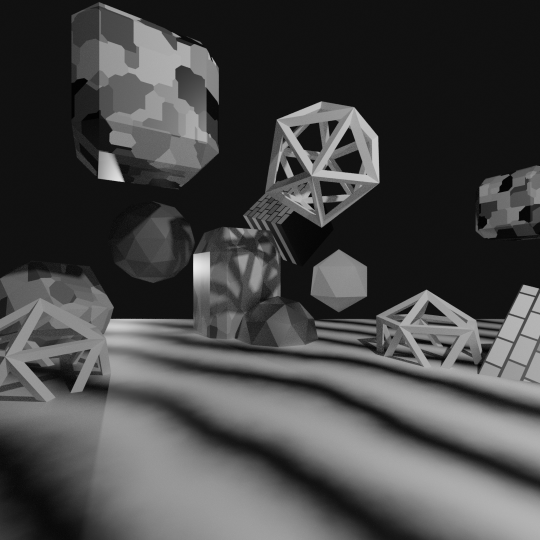
#> input picture Nkoteb_P4/b_pano_20mm.png, 1080 x 1080 px (shown at 1/2 size)
$ jupyter execute --allow-errors P4_panorama_stereo.ipynb   (older library calls are emulated)
#> lines starting #> are read from the running program, lines starting #| are printed output that depends on the picture
# P4 Panoramas and Stereo

# P4.1 Spherical Reprojection

As we discussed in class, to make a panorama we need to reproject the images onto a sphere, something you will be implementing in this question. I have given you some starter code that you should use to reproject the image onto a sphere: the function `reproject_image_to_sphere`. I have annotated what you need to include to complete this function:

**TASK** Complete the `reproject_image_to_sphere` function I have provided below. I recommend that you revisit the lecture slides on panoramas to get the definitions of the unit sphere coordinates.

I have provided you with a simple scene for Blender: `simple_pano_env.blend`. The camera is located at `x=0` and `y=0` and oriented such that it is level with the ground plane and rotated 0-degrees about the z-axis. The only camera in the scene has a Focal Length of 40 mm (expressed with respect to the *36 mm* film size standard used in photography). To test that your image reprojection method is working correctly.

**TASK** Generate 4 images by changing the Focal Length of the camera in Blender and name them as follows:

1. `b_pano_20mm.png` Rendered after setting the camera Focal Length to `20 mm`.
2. `b_pano_30mm.png` Rendered after setting the camera Focal Length to `30 mm`.
3. `b_pano_40mm.png` Rendered after setting the camera Focal Length to `40 mm`.
4. `b_pano_50mm.png` Rendered after setting the camera Focal Length to `50 mm`.

**Plots** Run the `Evaluation and Plotting` code I have included below. This will generate three figures (all of which you should include in your writeup). (1) shows the four images after the spherical reprojection. (2) shows the images added together, showing that in the center where all images have visibility of the scene, the images properly overlap. (3) The "differences" between consecutive Focal Lengths; if your code is implemented well, the center region (where the two overlap) should be nearly zero ("white" in the color scheme) and large outside of that image (where they do not overlap).

If the second plot, in which all images have been added together, looks "reasonable" (that the images are properly overlapped with one another) and you are convinced that your reprojection function is working properly, you can move on to the next section, in which you are asked to build your own panoramas after reprojecting onto a sphere.

[cell 1]
import numpy as np
import matplotlib.pyplot as plt
from PIL import Image
import scipy.interpolate

# Helper Functions
def load_image_gray(filepath):
    """Loads an image into a numpy array.
    Note: image will have 3 color channels [r, g, b]."""
#> called with filepath = 'b_pano_20mm.png'
    img = Image.open(filepath)
#> img is the input picture: PIL image 1080x1080 RGBA; mean R, G, B, A 70.4, 70.4, 70.4, 255
    img = np.asarray(img).astype(np.float)/255
#> img: shape (1080, 1080, 4) float64
    if len(img.shape) > 2:
        return img[:, :, 0]
    else:
        return img

def get_image_with_f(filepath, blender_focal_length_mm):
    image = load_image_gray(filepath)
    f = max(image.shape) * blender_focal_length_mm / 36.00
#> f = 600
    return image, f

# Starter code for P4.1 (replace the None's in the loop)
def reproject_image_to_sphere(image, focal_length_px, fov_deg=None, angular_resolution=0.01):
    # Notice that because matrices are stored "rows, columns",
    # we need to flip the "shape" coordinates so that the transformation
    # matrix does what we expect. The other convention is also acceptable,
    # as long as one is consistent. In this function, the transformation
    # matrix is assumed to be in [x, y, w] coordinates, even though the image
    # is stored in row, column (y, x) coordinates.
    x = np.arange(image.shape[1]).astype(np.float)
    y = np.arange(image.shape[0]).astype(np.float)

    # Compute the thetas and phis of the output plane
    if fov_deg is None:
        fov = np.arctan(max(image.shape)/focal_length_px/2) + angular_resolution
    else:
        fov = fov_deg * np.pi / 180

    print(f"2 * Field of View: {2*fov}")
    thetas = np.arange(-fov, fov, angular_resolution)
    phis = np.arange(-fov, fov, angular_resolution)

    # Perform the interpolation
    transformed_image = np.zeros((len(phis), len(thetas)))
    image_fn = scipy.interpolate.interp2d(x, y, image, kind='linear', fill_value=0)
    for ii in range(len(thetas)):
        for jj in range(len(phis)):
            theta = thetas[ii]
            phi = phis[jj]

            xt = np.sin(theta)*np.cos(phi)
            yt = np.sin(phi)
            zt = np.cos(theta)*np.cos(phi)

            new_x = len(x)//2 + ((xt/zt) * focal_length_px)
            new_y = len(y)//2 + ((yt/zt) * focal_length_px)
            transformed_image[jj, ii] = image_fn(new_x, new_y)

    return transformed_image


img_20, f_20 = get_image_with_f('b_pano_20mm.png', 20)
#> f_20 = 600
img_30, f_30 = get_image_with_f('b_pano_30mm.png', 30)
#> call 2 of load_image_gray, with filepath = 'b_pano_30mm.png'
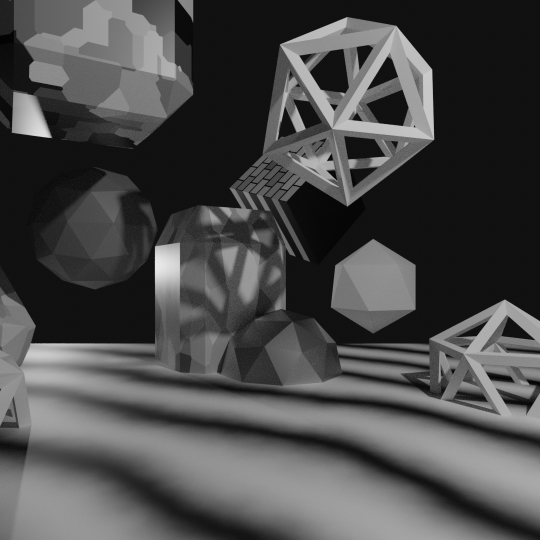
#> input picture Nkoteb_P4/b_pano_30mm.png, 1080 x 1080 px (shown at 1/2 size)
#> in load_image_gray, img is the input picture: PIL image 1080x1080 RGBA; mean R, G, B, A 74.2, 74.2, 74.2, 255
#> f_30 = 900
img_40, f_40 = get_image_with_f('b_pano_40mm.png', 40)
#> call 3 of load_image_gray, with filepath = 'b_pano_40mm.png'
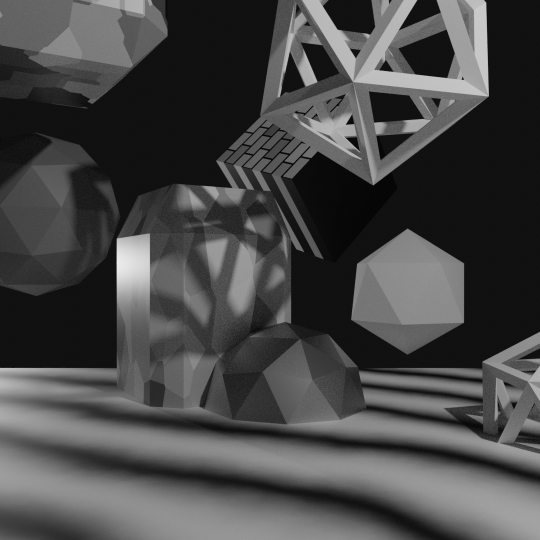
#> input picture Nkoteb_P4/b_pano_40mm.png, 1080 x 1080 px (shown at 1/2 size)
#> in load_image_gray, img is the input picture: PIL image 1080x1080 RGBA; mean R, G, B, A 71.2, 71.2, 71.2, 255
#> f_40 = 1200
img_50, f_50 = get_image_with_f('b_pano_50mm.png', 50)
#> call 4 of load_image_gray, with filepath = 'b_pano_50mm.png'
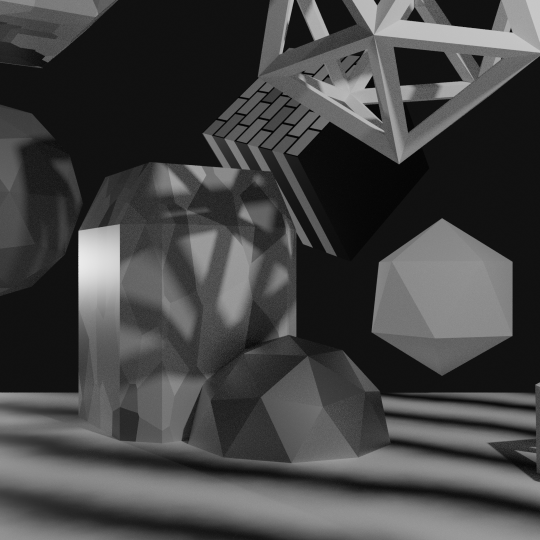
#> input picture Nkoteb_P4/b_pano_50mm.png, 1080 x 1080 px (shown at 1/2 size)
#> in load_image_gray, img is the input picture: PIL image 1080x1080 RGBA; mean R, G, B, A 68, 68, 68, 255
#> f_50 = 1500

#> (a cell that did not finish here is left out)

sp_img_30 = reproject_image_to_sphere(img_30, f_30, fov_deg=45, angular_resolution=0.002)
sp_img_40 = reproject_image_to_sphere(img_40, f_40, fov_deg=45, angular_resolution=0.002)
sp_img_50 = reproject_image_to_sphere(img_50, f_50, fov_deg=45, angular_resolution=0.002)

plt.figure(figsize=(6,6), dpi=200)
plt.subplot(2, 2, 1)
plt.imshow(sp_img_20)
plt.subplot(2, 2, 2)
plt.imshow(sp_img_30)
plt.subplot(2, 2, 3)
plt.imshow(sp_img_40)
plt.subplot(2, 2, 4)
plt.imshow(sp_img_50)

plt.figure(dpi=200)
plt.imshow(sp_img_20 + sp_img_30 + sp_img_40 + sp_img_50)

plt.figure(dpi=200)
plt.subplot(1, 3, 1)
plt.imshow(sp_img_30 - sp_img_20, vmin=-0.2, vmax=0.2, cmap='PiYG')
plt.subplot(1, 3, 2)
plt.imshow(sp_img_40 - sp_img_30, vmin=-0.2, vmax=0.2, cmap='PiYG')
plt.subplot(1, 3, 3)
plt.imshow(sp_img_50 - sp_img_40, vmin=-0.2, vmax=0.2, cmap='PiYG')

# P4.2 Panorama Stitching

In this question, you will be building a panorama from images you generate from Blender. This will involve three steps: (1) image generation, (2) image transform estimation, and (3) stitching.

**TASK** Generate images from Blender. To do this, you may using the `simple_pano_env.blend` environment that I have provided you with. By rotating the camera (done by modifying the rotation about its Z-axis). You should set the Focal length of the camera to `40 mm` and sweep the rotation from +40 degrees to -60 degrees; you should rotate the camera in increments such that consecutive images have an overlap of roughly 1/3. You will likely need to generate roughly 5 or 6 images in this range.

**PLOTS** Reproject the images using the `reproject_image_to_sphere` function from the previous question and compute the translation transform between each pair of "consecutive images" (images next to one another in angle space) using OpenCV. For each pair of matched images

To compute the transformation, you may use the same [OpenCV Homography tutorial from the last assignment](https://docs.opencv.org/master/d1/de0/tutorial_py_feature_homography.html). However, we know that the transformation is a translation, and so we do not want to allow the system to generate a general homography matrix, which is what results with `cv.findHomography`. Instead, you should use `affine_mat = cv.estimateAffinePartial2D(src_pts, dst_pts)[0]`, which returns a `2x3` matrix (you will need to convert this to a `3x3` homography by adding a row of `[0, 0, 1]`) that only allows for scale, rotation, and translation. Create a new transformation matrix that includes only the estimated translation parameters. Using this procedure should be more numerically stable.

**PLOT** Create the panorama and include it in a plot! To do this you should:

1. Pad all images to the size of the output panorama (you will need to determine how wide this will need to be).
2. Apply the transformation matrices (using `cv.warpPerspective`) to the images to move them "into place" (the location they will be in the resulting panorama). This means that you will need to apply `translation_mat_2_to_1` (or its inverse) to shift image 2 relative to image 1. Note that moving image 3 into place will require accounting for the translation between 2 and 3 *and* the translation between 1 and 2, and so on. You should prefer to multiply the transformation matrices together before using them to transform the image.
3. Combine the images to make the panorama. You do not need to use any of the "fancy" blending techniques we discussed in class. Simply using `np.maximum` between the two images will create a sufficient panorama. Small artifacts from merging are acceptable.

**PLOT** Finally, add the 20 mm focal length image you generated as part of the previous question to your panorama. It might be interesting to see how the significant change in field of view reveals more of the panorama at once and more of the space above and below the horizon. Combined, your images should look like a "wide plus" (something like this):

```
        +----+
+-------+    +-------+
|                    |
+-------+    +-------+
        +----+
````

where the taller region in the middle is filled in by the 20 mm image (which has a wider field of view). Include this combined image in your writeup.

[cell 3]
import numpy as np
import cv2 as cv
from matplotlib import pyplot as plt

img_140, f1 = get_image_with_f('1_40.png',  40)
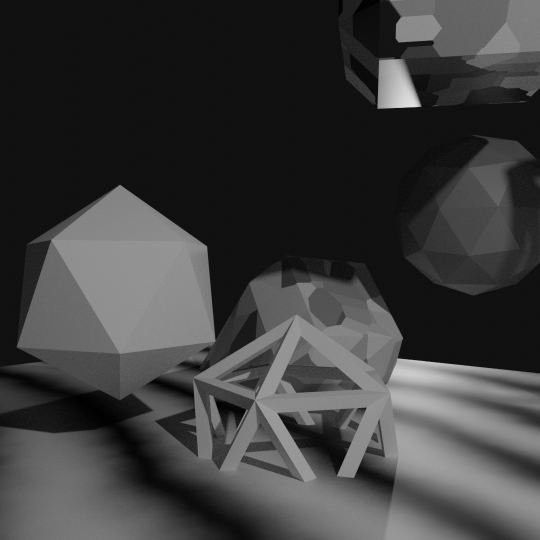
#> input picture Nkoteb_P4/1_40.png, 1080 x 1080 px (shown at 1/2 size)
#> in load_image_gray, img is the input picture: PIL image 1080x1080 RGBA; mean R, G, B, A 60.7, 60.7, 60.7, 255
#> f1 = 1200
img_220, f2 = get_image_with_f('2_20.png',  40)
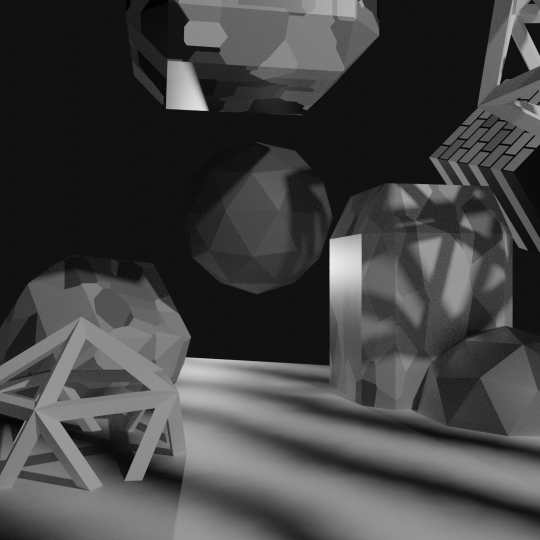
#> input picture Nkoteb_P4/2_20.png, 1080 x 1080 px (shown at 1/2 size)
#> in load_image_gray, img is the input picture: PIL image 1080x1080 RGBA; mean R, G, B, A 66.6, 66.6, 66.6, 255
#> f2 = 1200
#> (the rest of this cell did not finish here and is left out)

## P4.3 Triangulation

In class, we discussed how you could extract information about a 3D scene given two cameras and their camera projection matrices. Here, we will investigate a simple example to learn the fundamentals.

### P4.3.1 Projecting Into Image Space

Below, I have provided you with two images taken by two cameras `a` and `b`. In this question, we will go over some camera basics, namely how to compute the image-space point from a 3D point in the scene and the known camera matrices.

Some information about the two camera matrices:
- The first camera is translated such that `t_a = [0, -0.2, 5]` and `t_b = [-1.5, 0, 5]`
- No rotation is applied to either camera (so the rotation matrix is the identity matrix)
- The focal length of the camera (for these 1024 px) images is `f = 1170.3` (in units of pixels).
- The camera center is located at the center of the image.

**QUESTION** What are the camera matrices $P_a$ and $P_b$? I will accept either the final matrix, or the matrix written in terms of its component matrices (the intrinsic and extrinsic matrices), as long as these are defined.

I have provided you with a single point below in 3D space `X0` that exists on one of the corners of the cube shown in the scene.

**TASK + PLOTS** Implement the function `get_projected_point(P, X)` which takes in a camera matrix `P` and a 3D scene point `X`. If your matrices are implemented correctly, you should see that the projected 3D point overlaps with one of the corners of the cube in image space. Include the two images with the point `X0` projected onto the two images.

[cell 4]
## Starter code
import numpy as np
import matplotlib.pyplot as plt
from PIL import Image

def load_image(filepath):
    """Loads an image into a numpy array.
    Note: image will have 3 color channels [r, g, b]."""
    img = Image.open(filepath)
    img = np.asarray(img).astype(np.float)/255
    return img[:, :, :3]

#> (the rest of this cell did not finish here and is left out)

[cell 5]
# TASK: Implement the camera matrices & get_projected_point
f = 1137.8
#> f = 1137.8

# t_a = np.array([[0], [-0.2], [5]])
# t_b = np.array([[-1.5], [0], [5]])

Pa = [[1170.3, 0.0, -60.0, -300.0],
      [0.0, 1170.3, -40.0, -434.06],
      [0.0, 0.0, 1.0, 5.0]]

Pb = [[1170.3, 0.0, 245.0, -530.45],
      [0.0, 1170.3, -80.0, -400.0],
      [0.0, 0.0, 1.0, 5.0]]

X0 = np.array([ 0.85244616, 0.9508618, -0.51819406])
points_3D = [X0]

# [4 lines left out: function get_projected_point, not called in this run]

[cell 6]
## Plotting Code
if Pa is None or Pb is None:
    raise NotImplementedError("Define the camera matrices.")

# [8 lines left out: function visualize_projected_points, not called in this run]

#> (the rest of this cell did not finish here and is left out)

### P4.3.2 Determining the Size of the Cube

Now you will invert this operation. In class, we discussed how to triangulate a point from two correspondences. The relevant slide from L15 (two-view modeling) is as follows:

(*Note*: I have used `Pa` and `Pb` to denote the image matrices, whereas the included slide uses $p$ and $p'$.) You can use SVD to solve for the "best" value of the 3D point $X$ (equivalently, you can find the minimum eigenvector of $A^T A$). Manually determine the (x, y) coordinates of two corners in the provided images (from the upper left corner) and use them as part of this triangulation procedure. By finding the 3D point corresponding to two of the corners and computing the distance between them, you should be able to compute the size of the cube in the images.

**TASK** Pick two corners of the cube and include the $(x, y)$ image coordinates for both `image_a` and `image_b` and the 3D world coordinate $(X, Y, Z)$ in your writeup.

**QUESTION** What is the side length of the cube shown in the two images above? (The answer might be somewhat sensitive to the coordinates you measure in image space, though we are only looking for a "close enough" number within maybe 10%–20% of the "correct" answer. You should feel free to use more than two points and average the results to get a more accurate result.)

You can confirm that your estimated 3D coordinates are correct by reprojecting them back into image space using your solution from the previous question to check for accuracy.

> **We will use your full response to evaluate partial credit, so be sure to enumerate the steps you took and (if you feel it helpful) intermediate results or code snippets.**

[cell 7]
x = 540
y = 580
x2 = 220
y2 = 620
pa_1, pa_2, pa_3 = (Pa[0], Pa[1], Pa[2])
pb_1, pb_2, pb_3 = (Pb[0], Pb[1], Pb[2])

A = [
    (np.dot(y,pa_3) - pa_2),
    (pa_1 - np.dot(x , pa_3)),
    (np.dot(y2 ,pb_3) - pb_2),
    (pb_1 - np.dot(x2 , pb_3))
]

A = np.dot(np.transpose(A), A)
w,v = np.linalg.eig(A)

p = v[:, np.argmin(w)]
p = [(p/p[3])[:-1]]
points_3D.append(p)
#> (the rest of this cell did not finish here and is left out)

## P4.4 Stereo Patch Matching

Now I have provided you with a stereo pair of images (already rectified) and a handful of features in one of the images. Your job is to locate the locations of the corresponding features in the other image using *patch match stereo* as we discussed in class. I have provided you with some starter code in the function `patch_match_stereo` below, which iterates through the possible locations

**QUESTION** The possible feature matches in the second image are along the epipolar line. Since the images are properly rectified, what is the epipolar line in the second image corresponding to coordinate `(x_a, y_a)` in the first image?

**TASK** Define the `possible_coordinates` vector in the `patch_match_stereo` function using your answer. Once that is defined, the `patch_match_stereo` function will loop through all possible feature coordinates in the second image and return the coordinate with the best *match_score*.

**TASK** Implement the function `compute_match_score_ssd` (Sum of Squared Differences) using the formula we discussed in class: $$ \text{response} = -\sum_{k,l} (g_{kl} - f_{kl})^2, $$ where $g$ is the patch from `image_a` and $f$ is the patch from `image_b`. If this function is correctly implemented, you should see some of the features are aligned between the two images.

**TASK** Implement the function `compute_match_score_ncc` (Normalized Cross Correlation) using the formula: $$ \text{response} = \frac{\sum_{k,l}(g_{kl} - \bar{g})(f_{kl} - \bar{f})}{\sqrt{\sum_{kl}(g_{kl} - \bar{g})^2}\sqrt{\sum_{kl}(f_{kl} - \bar{f})^2}}$$

Once you have implemented these functions, you should run the plotting code I have included below, which computes a disparity map over the entire image.

> **NOTE: this will take a long time to run, so be sure that you confirm that your code is working properly first. You may want to test using the code from the breakout session L16B first. In addition, you should make an effort to use vectorized/Numpy operations to implement the matching functions. For example, using `np.sum(A)` or `A.sum()` is considerably faster than using a for loop. Using Numpy functions will make an order-of-magnitude difference in the amount of time it takes to run the code below. Functions that may come in handy include `np.mean` and `np.std`.**

**PLOTS** Include in your writeup the depth plots generated by each of the two match scores generated by the code below in the code block beginning with `# Compute and plot the depth maps`.

**QUESTION** The left few columns of both depth maps is quite noisy and inaccurate. Give an explanation for why this is the case?

[cell 8]
# Data from https://vision.middlebury.edu/stereo/data/scenes2005/
import numpy as np
import matplotlib
import matplotlib.pyplot as plt
from PIL import Image
import os
import re
import scipy.signal
import cv2


# Load the images
def load_image_gray(filepath):
    """Loads an image into a numpy array.
    Note: image will have 3 color channels [r, g, b]."""
    img = Image.open(filepath)
    img = np.asarray(img).astype(np.float)/255
    if len(img.shape) > 2:
        return img[:, :, 0]
    else:
        return img

#> (the rest of this cell did not finish here and is left out)

[cell 9]
# Compute and plot the depth maps

phw = 15
#> phw = 15
spacing = 10

# [19 lines left out: function compute_depth_map, not called in this run]


plt.figure()
#> (the rest of this cell did not finish here and is left out)
